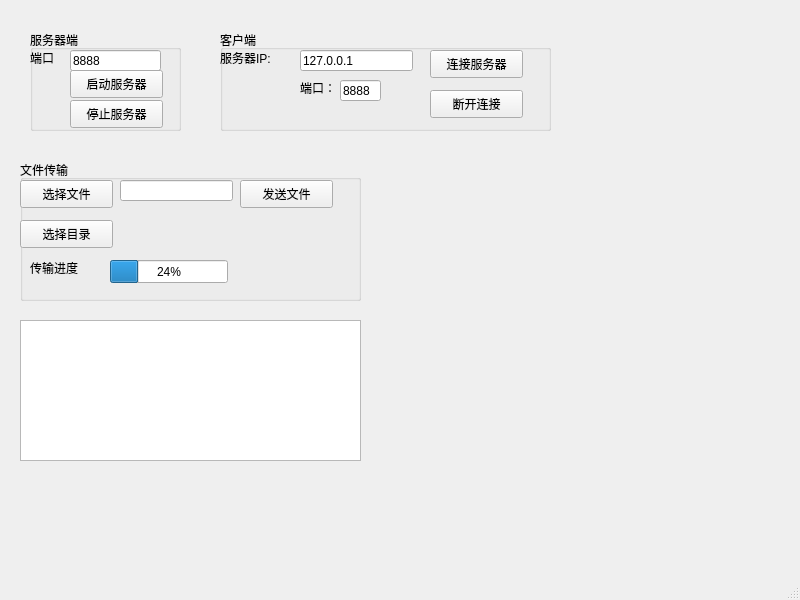
<?xml version="1.0" encoding="UTF-8"?>
<ui version="4.0">
 <class>MainWindow</class>
 <widget class="QMainWindow" name="MainWindow">
  <property name="geometry">
   <rect>
    <x>0</x>
    <y>0</y>
    <width>800</width>
    <height>600</height>
   </rect>
  </property>
  <property name="windowTitle">
   <string>MainWindow</string>
  </property>
  <widget class="QWidget" name="centralwidget">
   <widget class="QGroupBox" name="severGroupBox">
    <property name="geometry">
     <rect>
      <x>30</x>
      <y>30</y>
      <width>151</width>
      <height>101</height>
     </rect>
    </property>
    <property name="maximumSize">
     <size>
      <width>151</width>
      <height>101</height>
     </size>
    </property>
    <property name="title">
     <string>服务器端</string>
    </property>
    <widget class="QLabel" name="labelPort">
     <property name="geometry">
      <rect>
       <x>0</x>
       <y>20</y>
       <width>72</width>
       <height>15</height>
      </rect>
     </property>
     <property name="text">
      <string>端口</string>
     </property>
    </widget>
    <widget class="QLineEdit" name="lineEditPort">
     <property name="geometry">
      <rect>
       <x>40</x>
       <y>20</y>
       <width>91</width>
       <height>21</height>
      </rect>
     </property>
     <property name="text">
      <string>8888</string>
     </property>
    </widget>
    <widget class="QPushButton" name="btnStartServer">
     <property name="geometry">
      <rect>
       <x>40</x>
       <y>40</y>
       <width>93</width>
       <height>28</height>
      </rect>
     </property>
     <property name="text">
      <string>启动服务器</string>
     </property>
    </widget>
    <widget class="QPushButton" name="btnStopServer">
     <property name="geometry">
      <rect>
       <x>40</x>
       <y>70</y>
       <width>93</width>
       <height>28</height>
      </rect>
     </property>
     <property name="text">
      <string>停止服务器</string>
     </property>
    </widget>
   </widget>
   <widget class="QGroupBox" name="clientGroupBox">
    <property name="geometry">
     <rect>
      <x>220</x>
      <y>30</y>
      <width>331</width>
      <height>101</height>
     </rect>
    </property>
    <property name="title">
     <string>客户端</string>
    </property>
    <widget class="QLabel" name="labelIP">
     <property name="geometry">
      <rect>
       <x>0</x>
       <y>20</y>
       <width>72</width>
       <height>15</height>
      </rect>
     </property>
     <property name="text">
      <string>服务器IP:</string>
     </property>
    </widget>
    <widget class="QLineEdit" name="lineEditIP">
     <property name="geometry">
      <rect>
       <x>80</x>
       <y>20</y>
       <width>113</width>
       <height>21</height>
      </rect>
     </property>
     <property name="text">
      <string>127.0.0.1</string>
     </property>
    </widget>
    <widget class="QLabel" name="labelClientPort">
     <property name="geometry">
      <rect>
       <x>80</x>
       <y>50</y>
       <width>72</width>
       <height>15</height>
      </rect>
     </property>
     <property name="text">
      <string>端口：</string>
     </property>
    </widget>
    <widget class="QLineEdit" name="lineEditClientPort">
     <property name="geometry">
      <rect>
       <x>120</x>
       <y>50</y>
       <width>41</width>
       <height>21</height>
      </rect>
     </property>
     <property name="text">
      <string>8888</string>
     </property>
    </widget>
    <widget class="QPushButton" name="btnConnect">
     <property name="geometry">
      <rect>
       <x>210</x>
       <y>20</y>
       <width>93</width>
       <height>28</height>
      </rect>
     </property>
     <property name="text">
      <string>连接服务器</string>
     </property>
    </widget>
    <widget class="QPushButton" name="btnDisconnect">
     <property name="geometry">
      <rect>
       <x>210</x>
       <y>60</y>
       <width>93</width>
       <height>28</height>
      </rect>
     </property>
     <property name="text">
      <string>断开连接</string>
     </property>
    </widget>
   </widget>
   <widget class="QGroupBox" name="transferGroupBox">
    <property name="geometry">
     <rect>
      <x>20</x>
      <y>160</y>
      <width>341</width>
      <height>141</height>
     </rect>
    </property>
    <property name="title">
     <string>文件传输</string>
    </property>
    <widget class="QPushButton" name="btnSelectFile">
     <property name="geometry">
      <rect>
       <x>0</x>
       <y>20</y>
       <width>93</width>
       <height>28</height>
      </rect>
     </property>
     <property name="text">
      <string>选择文件</string>
     </property>
    </widget>
    <widget class="QLineEdit" name="lineEditFilePath">
     <property name="geometry">
      <rect>
       <x>100</x>
       <y>20</y>
       <width>113</width>
       <height>21</height>
      </rect>
     </property>
    </widget>
    <widget class="QPushButton" name="btnSendFile">
     <property name="geometry">
      <rect>
       <x>220</x>
       <y>20</y>
       <width>93</width>
       <height>28</height>
      </rect>
     </property>
     <property name="text">
      <string>发送文件</string>
     </property>
    </widget>
    <widget class="QLabel" name="labelProgress">
     <property name="geometry">
      <rect>
       <x>10</x>
       <y>100</y>
       <width>72</width>
       <height>15</height>
      </rect>
     </property>
     <property name="text">
      <string>传输进度</string>
     </property>
    </widget>
    <widget class="QProgressBar" name="progressBar">
     <property name="geometry">
      <rect>
       <x>90</x>
       <y>100</y>
       <width>118</width>
       <height>23</height>
      </rect>
     </property>
     <property name="value">
      <number>24</number>
     </property>
    </widget>
    <widget class="QPushButton" name="btnSelectDir">
     <property name="geometry">
      <rect>
       <x>0</x>
       <y>60</y>
       <width>93</width>
       <height>28</height>
      </rect>
     </property>
     <property name="text">
      <string>选择目录</string>
     </property>
    </widget>
   </widget>
   <widget class="QTextEdit" name="textEditLog">
    <property name="geometry">
     <rect>
      <x>20</x>
      <y>320</y>
      <width>341</width>
      <height>141</height>
     </rect>
    </property>
   </widget>
  </widget>
  <widget class="QMenuBar" name="menubar">
   <property name="geometry">
    <rect>
     <x>0</x>
     <y>0</y>
     <width>800</width>
     <height>26</height>
    </rect>
   </property>
  </widget>
  <widget class="QStatusBar" name="statusbar"/>
 </widget>
 <resources/>
 <connections/>
</ui>
